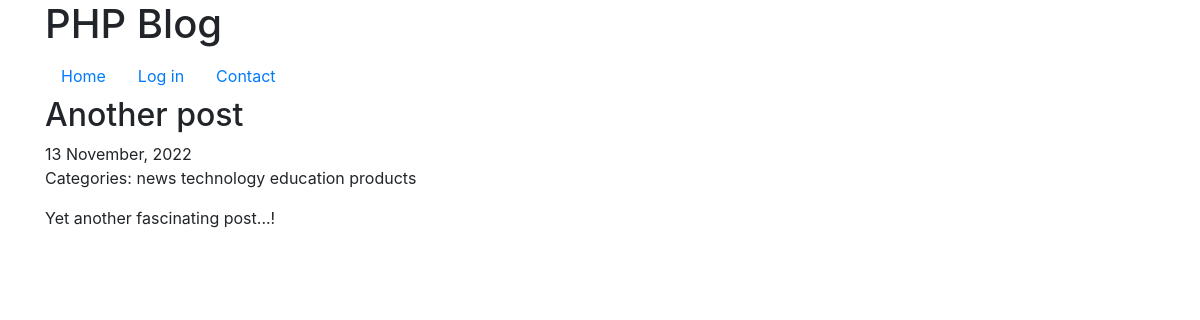
Page /article.php?id=2 on the committed database.
### tables this page shows
CREATE TABLE `article` (
  `id` int(11) NOT NULL,
  `title` varchar(128) NOT NULL,
  `content` text NOT NULL,
  `published_at` datetime DEFAULT NULL,
  `image_file` varchar(200) DEFAULT NULL
);

CREATE TABLE `category` (
  `id` int(11) NOT NULL,
  `name` varchar(128) NOT NULL
);

### classes/Article.php (called while the page is built, shortened)
<?php
class Article {
    public static function getWithCategories($conn, $id, $only_published = false) {
        $sql = "SELECT article.*, category.name AS category_name
                FROM article
                LEFT JOIN article_category
                ON article.id = article_category.article_id
                LEFT JOIN category
                ON article_category.category_id = category.id
                WHERE article.id = :id";
        if($only_published){
            $sql .= ' AND article.published_at IS NOT NULL';
        }
        $stmt = $conn->prepare($sql);
        $stmt->bindValue(":id", $id, PDO::PARAM_INT);
        $stmt->execute();
        return $stmt->fetchAll(PDO::FETCH_ASSOC);
    }
}

### article.php (the view, shortened to what this page needs)
<?php
$conn = require 'includes/db.php';
if (isset($_GET['id'])) {
    $article = Article::getWithCategories($conn, $_GET['id'], true);
} else {
    $article = null;
}
?>
<?php require 'includes/header.php' ?>
<?php if ($article) : ?>
    <article>
        <h2><?= htmlspecialchars($article[0]['title']); ?></h2>
        <time datetime="<?= $article[0]['published_at']; ?>">
            <?php
                $datetime = new DateTime($article[0]['published_at']);
                echo $datetime->format("j F, Y");
            ?>
        </time>
        <?php if ($article[0]['category_name']) : ?>
            <p>Categories:
                <?php foreach ($article as $a) : ?>
                    <?= htmlspecialchars($a['category_name']) ?>
                <?php endforeach; ?>
            </p>
        <?php endif; ?>
        <p><?= htmlspecialchars($article[0]['content']); ?></p>
    </article>
<?php else : ?>
    <p>Article not found.</p>
<?php endif ?>
<?php require 'includes/footer.php' ?>

### rows in the picture
article: title "Another post", published_at "13 November, 2022", category.name "news", category.name "technology", category.name "education", category.name "products", content "Yet another fascinating post...!"
